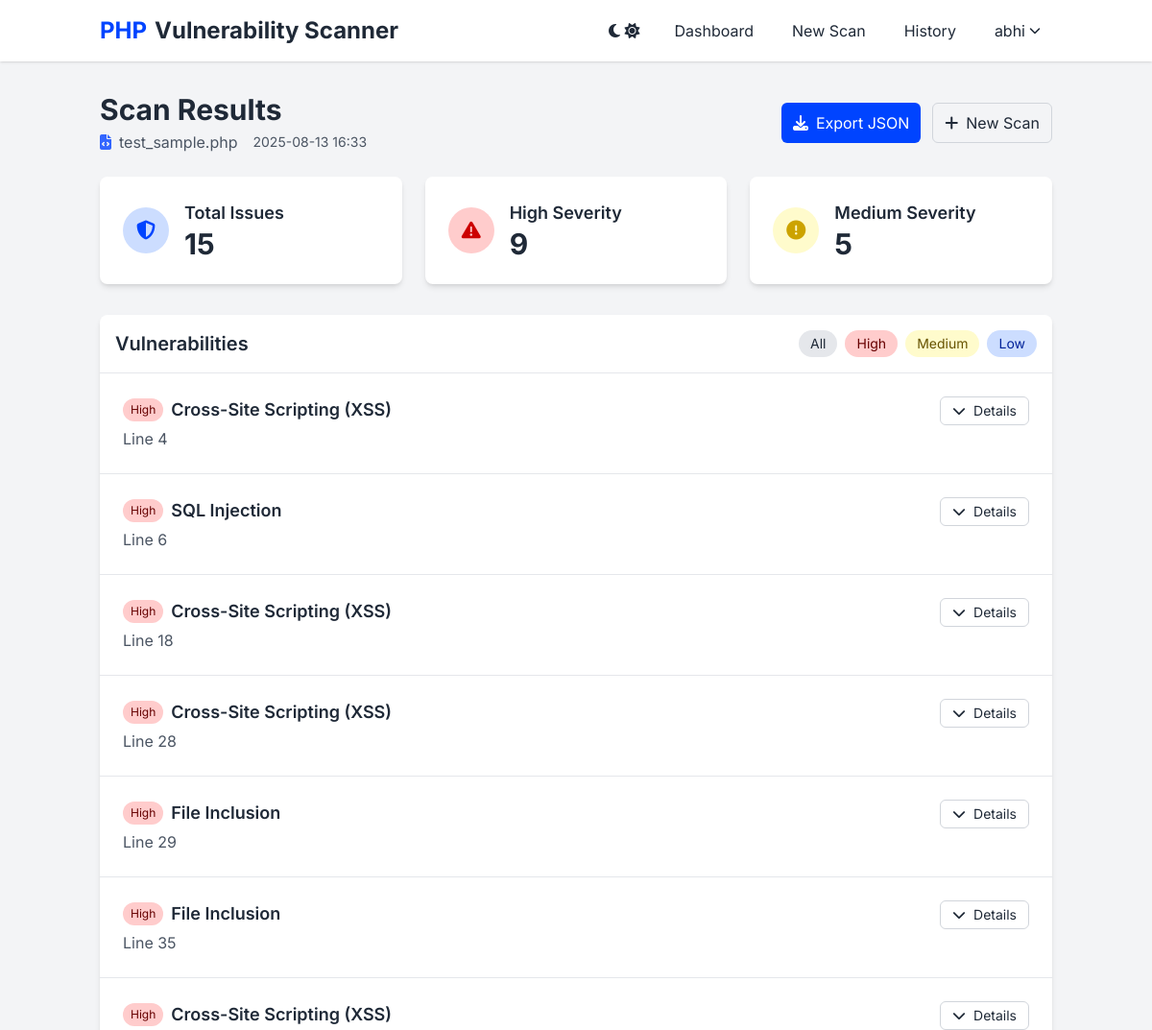
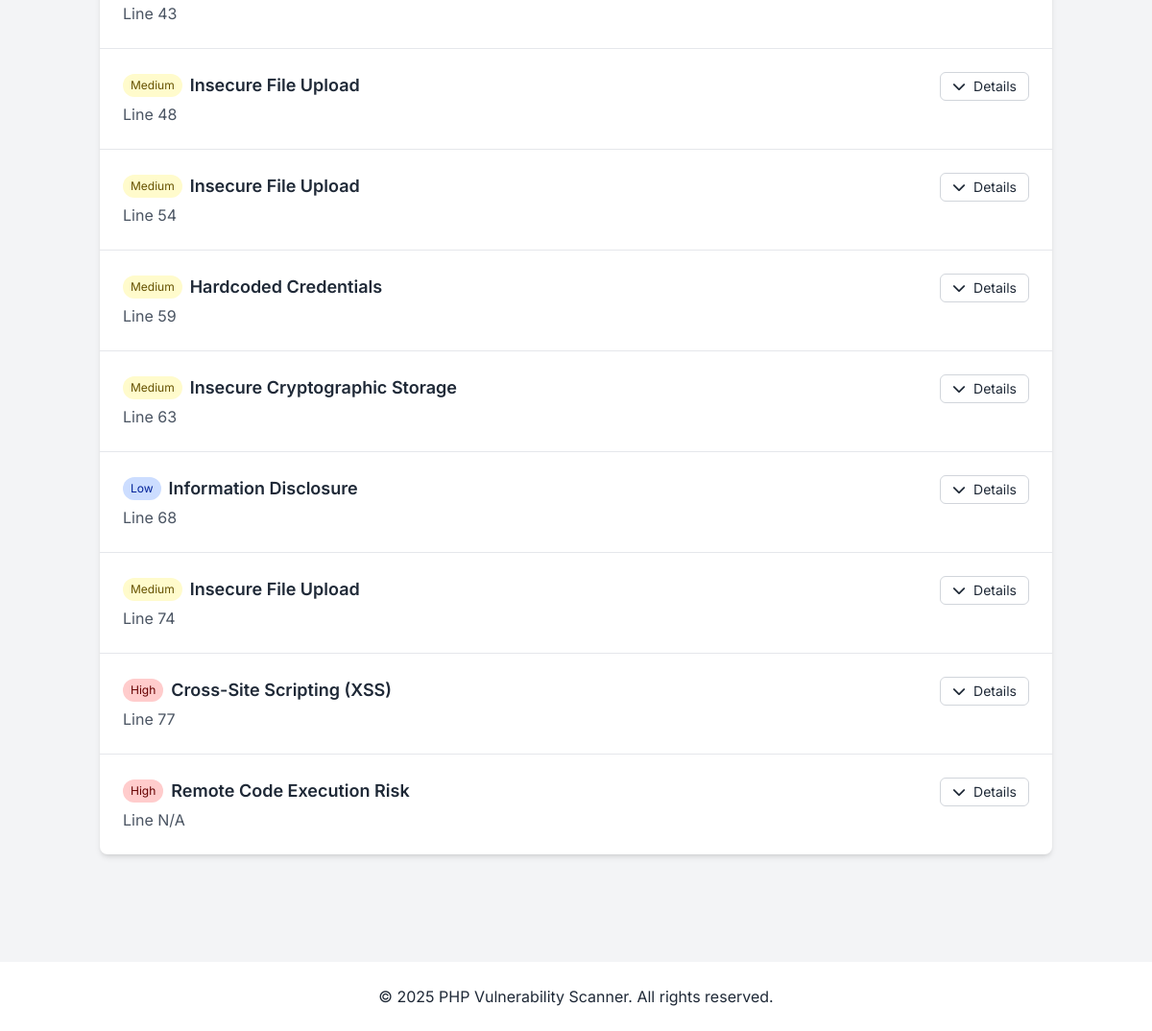
Page /scan_result/a76a607d-d2ea-4510-89d7-c99da535e963 (signed in) on the committed database (2 pictures, top to bottom).
### models/user.py (models this page shows, shortened)
class User(UserMixin, db.Model):
    id = db.Column(db.Integer, primary_key=True)
    username = db.Column(db.String(80), unique=True, nullable=False)
    email = db.Column(db.String(120), unique=True, nullable=False)
    password = db.Column(db.String(200), nullable=False)
    scan_results = db.relationship('ScanResult', backref='user', lazy=True)

### models/scan_result.py (models this page shows, shortened)
class ScanResult(db.Model):
    id = db.Column(db.String(36), primary_key=True)  # UUID
    user_id = db.Column(db.Integer, db.ForeignKey('user.id'), nullable=False)
    source_type = db.Column(db.String(10), nullable=False)  # 'file' or 'url'
    source = db.Column(db.String(255), nullable=False)  # Filename or URL
    results = db.Column(db.Text, nullable=False)  # JSON string of results
    timestamp = db.Column(db.DateTime, default=datetime.datetime.utcnow)

### app.py (the view)
@app.route('/scan_result/<scan_id>')
@login_required
def scan_result(scan_id):
    scan = ScanResult.query.filter_by(id=scan_id, user_id=current_user.id).first_or_404()
    results = json.loads(scan.results)
    return render_template('scan_result.html', scan=scan, results=results)

### app.py (called while the page is built)
@login_manager.user_loader
def load_user(user_id):
    return User.query.get(int(user_id))

### templates/scan_result.html (shortened to what this page needs)
{% extends "layout.html" %}
{% block content %}
<div class="mb-6 flex flex-col sm:flex-row sm:items-center sm:justify-between">
    <div>
        <h1 class="text-3xl font-bold">Scan Results</h1>
        <p class="text-gray-600 dark:text-gray-400 mt-1">
            <span class="flex items-center">
                <i class="fas {{ 'fa-file-code text-blue-500' if scan.source_type == 'file' else 'fa-globe text-green-500' }} mr-2"></i>
                {{ scan.source }}
                <span class="ml-4 text-sm">{{ scan.timestamp.strftime('%Y-%m-%d %H:%M') }}</span>
            </span>
        </p>
    </div>
    <div class="mt-4 sm:mt-0 flex flex-wrap gap-3">
        <a href="{{ url_for('export_scan', scan_id=scan.id) }}" target="_blank"
           class="flex items-center py-2 px-3 bg-blue-600 hover:bg-blue-700 text-white rounded-md transition-colors duration-200">
            <i class="fas fa-download mr-2"></i>
            Export JSON
        </a>
        <a href="{{ url_for('scan') }}"
           class="flex items-center py-2 px-3 border border-gray-300 dark:border-gray-700 hover:bg-gray-100 dark:hover:bg-gray-700 text-gray-800 dark:text-gray-200 rounded-md transition-colors duration-200">
            <i class="fas fa-plus mr-2"></i>
            New Scan
        </a>
    </div>
</div>
<div class="grid grid-cols-1 md:grid-cols-3 gap-6 mb-8">
    <div class="bg-white dark:bg-gray-800 rounded-lg shadow-md p-6">
        <div class="flex items-center">
            <div class="w-12 h-12 bg-blue-100 dark:bg-blue-900 text-blue-600 dark:text-blue-400 rounded-full flex items-center justify-center">
                <i class="fas fa-shield-alt text-xl"></i>
            </div>
            <div class="ml-4">
                <h3 class="text-lg font-semibold">Total Issues</h3>
                <p class="text-3xl font-bold">{{ results.summary.total_vulnerabilities }}</p>
            </div>
        </div>
    </div>
    <div class="bg-white dark:bg-gray-800 rounded-lg shadow-md p-6">
        <div class="flex items-center">
            <div class="w-12 h-12 bg-red-100 dark:bg-red-900 text-red-600 dark:text-red-400 rounded-full flex items-center justify-center">
                <i class="fas fa-exclamation-triangle text-xl"></i>
            </div>
            <div class="ml-4">
                <h3 class="text-lg font-semibold">High Severity</h3>
                <p class="text-3xl font-bold">{{ results.summary.high_severity }}</p>
            </div>
        </div>
    </div>
    <div class="bg-white dark:bg-gray-800 rounded-lg shadow-md p-6">
        <div class="flex items-center">
            <div class="w-12 h-12 bg-yellow-100 dark:bg-yellow-900 text-yellow-600 dark:text-yellow-400 rounded-full flex items-center justify-center">
                <i class="fas fa-exclamation-circle text-xl"></i>
            </div>
            <div class="ml-4">
                <h3 class="text-lg font-semibold">Medium Severity</h3>
                <p class="text-3xl font-bold">{{ results.summary.medium_severity }}</p>
            </div>
        </div>
    </div>
</div>
{% if results.vulnerabilities %}
<div class="bg-white dark:bg-gray-800 rounded-lg shadow-md overflow-hidden mb-8">
    <div class="border-b border-gray-200 dark:border-gray-700 p-4 flex justify-between items-center">
        <h2 class="text-xl font-semibold">Vulnerabilities</h2>
        <div class="flex flex-wrap gap-2">
            <button class="filter-btn px-3 py-1 text-sm rounded-full bg-gray-200 dark:bg-gray-700 hover:bg-gray-300 dark:hover:bg-gray-600 transition-colors" data-severity="all">All</button>
            <button class="filter-btn px-3 py-1 text-sm rounded-full bg-red-100 text-red-800 dark:bg-red-900 dark:text-red-200 hover:bg-red-200 dark:hover:bg-red-800 transition-colors" data-severity="High">High</button>
            <button class="filter-btn px-3 py-1 text-sm rounded-full bg-yellow-100 text-yellow-800 dark:bg-yellow-900 dark:text-yellow-200 hover:bg-yellow-200 dark:hover:bg-yellow-800 transition-colors" data-severity="Medium">Medium</button>
            <button class="filter-btn px-3 py-1 text-sm rounded-full bg-blue-100 text-blue-800 dark:bg-blue-900 dark:text-blue-200 hover:bg-blue-200 dark:hover:bg-blue-800 transition-colors" data-severity="Low">Low</button>
        </div>
    </div>
    <div class="divide-y divide-gray-200 dark:divide-gray-700">
        {% for vuln in results.vulnerabilities %}
        <div class="vulnerability-item p-6" data-severity="{{ vuln.severity }}">
            <div class="flex flex-col md:flex-row md:items-start md:justify-between">
                <div>
                    <div class="flex items-center mb-1">
                        {% if vuln.severity == 'High' %}
                        <span class="px-2 py-1 text-xs rounded-full bg-red-100 text-red-800 dark:bg-red-900 dark:text-red-200 mr-2">High</span>
                        {% elif vuln.severity == 'Medium' %}
                        <span class="px-2 py-1 text-xs rounded-full bg-yellow-100 text-yellow-800 dark:bg-yellow-900 dark:text-yellow-200 mr-2">Medium</span>
                        {% else %}
                        <span class="px-2 py-1 text-xs rounded-full bg-blue-100 text-blue-800 dark:bg-blue-900 dark:text-blue-200 mr-2">Low</span>
                        {% endif %}
                        <h3 class="text-lg font-semibold">{{ vuln.type }}</h3>
                    </div>
                    <p class="text-gray-600 dark:text-gray-400">Line {{ vuln.line_number or 'N/A' }}</p>
                </div>
                <button class="toggle-details mt-4 md:mt-0 px-3 py-1 text-sm border border-gray-300 dark:border-gray-700 rounded-md hover:bg-gray-100 dark:hover:bg-gray-700 transition-colors">
                    <i class="fas fa-chevron-down details-icon"></i>
                    <span class="ml-1">Details</span>
                </button>
            </div>
        </div>
        {% endfor %}
    </div>
</div>
{% endif %}
{% endblock %}

### templates/layout.html (shortened to what this page needs)
<!DOCTYPE html>
<html lang="en">
<head>
    <link rel="stylesheet" href="{{ url_for('static', filename='css/output.css') }}" />
    <link rel="stylesheet" href="https://cdnjs.cloudflare.com/ajax/libs/font-awesome/6.4.0/css/all.min.css" />
</head>
<body class="bg-gray-100 dark:bg-gray-900 text-gray-800 dark:text-gray-200 transition-colors duration-200">
    <header class="bg-white dark:bg-gray-800 shadow">
        <nav class="container mx-auto px-4 py-3 flex justify-between items-center">
            <a href="{{ url_for('index') }}" class="flex items-center space-x-2">
                <span class="text-2xl font-bold text-blue-600 dark:text-blue-400">PHP</span>
                <span class="text-2xl font-bold">Vulnerability Scanner</span>
            </a>
            <div class="flex items-center space-x-4">
                <button id="theme-toggle" class="p-2 rounded-full hover:bg-gray-200 dark:hover:bg-gray-700 transition-colors">
                    <i class="fas fa-moon hidden dark:block"></i>
                    <i class="fas fa-sun block dark:hidden"></i>
                </button>
                {% if current_user.is_authenticated %}
                <div class="hidden md:flex space-x-4">
                    <a href="{{ url_for('dashboard') }}" class="py-2 px-3 rounded hover:bg-gray-200 dark:hover:bg-gray-700 transition-colors">Dashboard</a>
                    <a href="{{ url_for('scan') }}" class="py-2 px-3 rounded hover:bg-gray-200 dark:hover:bg-gray-700 transition-colors">New Scan</a>
                    <a href="{{ url_for('history') }}" class="py-2 px-3 rounded hover:bg-gray-200 dark:hover:bg-gray-700 transition-colors">History</a>
                </div>
                <div class="relative group">
                    <button class="flex items-center space-x-1 py-2 px-3 rounded hover:bg-gray-200 dark:hover:bg-gray-700 transition-colors">
                        <span>{{ current_user.username }}</span>
                        <i class="fas fa-chevron-down text-xs"></i>
                    </button>
                </div>
                {% endif %}
            </div>
        </nav>
    </header>
    <main class="container mx-auto px-4 py-8">
        {% block content %}{% endblock %}
    </main>
    <footer class="bg-white dark:bg-gray-800 py-6 mt-12">
        <div class="container mx-auto px-4 text-center">
            <p>&copy; 2025 PHP Vulnerability Scanner. All rights reserved.</p>
        </div>
    </footer>
</body>
</html>

### rows in the picture
User: username "abhi"
ScanResult: source "test_sample.php", timestamp "2025-08-13 16:33"

### other values in the picture
{{ results.summary.total_vulnerabilities }} "15"
{{ results.summary.high_severity }} "9"
{{ results.summary.medium_severity }} "5"
{{ vuln.type }} "Cross-Site Scripting (XSS)" "SQL Injection" "Cross-Site Scripting (XSS)" "Cross-Site Scripting (XSS)" "File Inclusion" "File Inclusion" "Cross-Site Scripting (XSS)" "Insecure File Upload" "Insecure File Upload" "Hardcoded Credentials" "Insecure Cryptographic Storage" "Information Disclosure" "Insecure File Upload" "Cross-Site Scripting (XSS)" "Remote Code Execution Risk"
{{ vuln.line_number or 'N/A' }} "4" "6" "18" "28" "29" "35" "43" "48" "54" "59" "63" "68" "74" "77" "N/A"
